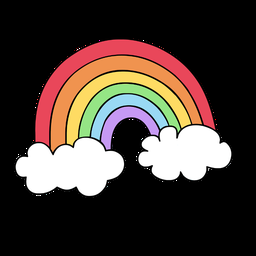
#> input picture rainbow.png, 256 x 256 px, shrunk from 850 x 850 before the run
$ python Assignment2.py
#> lines starting #> are read from the running program, lines starting #| are printed output that depends on the picture
import cv2 as cv
import numpy as np
import os
import matplotlib.pyplot as plt

os.system('cls')

#read img
original = cv.imread('rainbow.png')
#> original is the input picture: shape (256, 256, 3); mean B, G, R 52.9, 59, 71.6

#resize imgage
scale_percent = 40 # percent of original size
width = int(original.shape[1] * scale_percent / 100)
#> width = 102
height = int(original.shape[0] * scale_percent / 100)
#> height = 102
dim = (width, height)
#> dim = (102, 102)
img = cv.resize(original, dim, interpolation = cv.INTER_AREA)
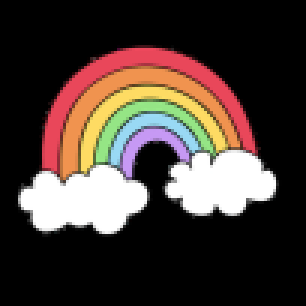
#> img: shape (102, 102, 3) (shown 3 times larger); mean B, G, R 52.9, 59, 71.6

#----------------------------------------------------------
# Prob.1 convert RGB to grayscale

#convert to grayscale using opencv
gray1 = cv.cvtColor(img, cv.COLOR_BGR2GRAY)
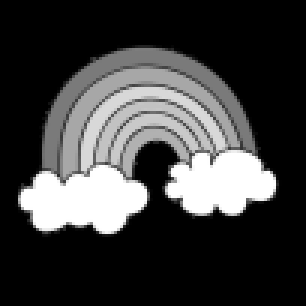
#> gray1: shape (102, 102) (shown 3 times larger); min 0, max 255, mean 62.1

# convert to grayscale from scratch. The channel order is BGR
gray2 = img[:, :, 2]*0.299 + img[:, :, 1]*0.587 + img[:, :, 0]*0.114
gray2 = gray2.astype(np.uint8)

cv.imshow('Original', img)
cv.imshow('grayscale from opencv', gray1)
cv.imshow('grayscale', gray2)

#=========================================================
# Prob.2 histogram

# Plot histogram from opencv
hist1 = cv.calcHist([gray1],[0],None,[256],[0,256])
#> hist1 = 256 values, max 6594 at index 0, min 0 at index 47, mean 40.64
plt.subplot(211)
plt.plot(hist1, color='b')
plt.title('Histogram from Opencv')

#---------------------------------------------------------

# get the row dimension of the image
row, col = gray1.shape[0], gray1.shape[1]
#> row = 102; col = 102
dim = row*col
#> dim = 10404

# Create array to store values
h = [None] * dim
x = [None] * 256
k = 0

# Get intensity of each pixel and store in array h
for i in range(0, row):
    for j in range(0, col):
      h[k] = gray1[i, j]
      j += 1
      k += 1
    i += 1
#> after the loop, h = 10404 values, max 255 at index 5269, min 0 at index 0, mean 62.07; j = 102; k = 10404

# count number of each intensity to create a histogram
for l in range(0,256):
  x[l] = h.count(l)
#> after the loop, x has the same summary as hist1

plt.subplot(212)
plt.plot(x)
plt.title('Histogram from Opencv')
plt.show()
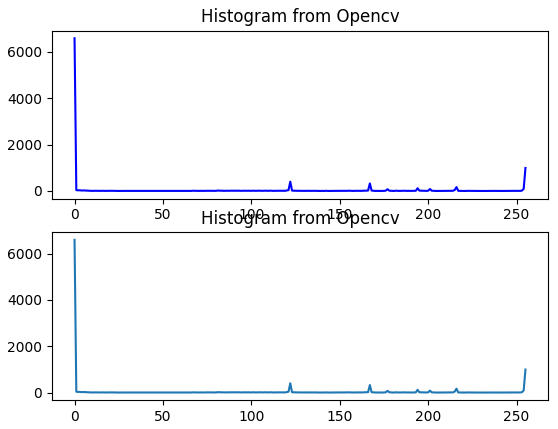
#> figure drawn by matplotlib, 2 panels; panel 1: curve peaks at x = 0, y = 6594; panel 2: curve peaks at x = 0, y = 6594
